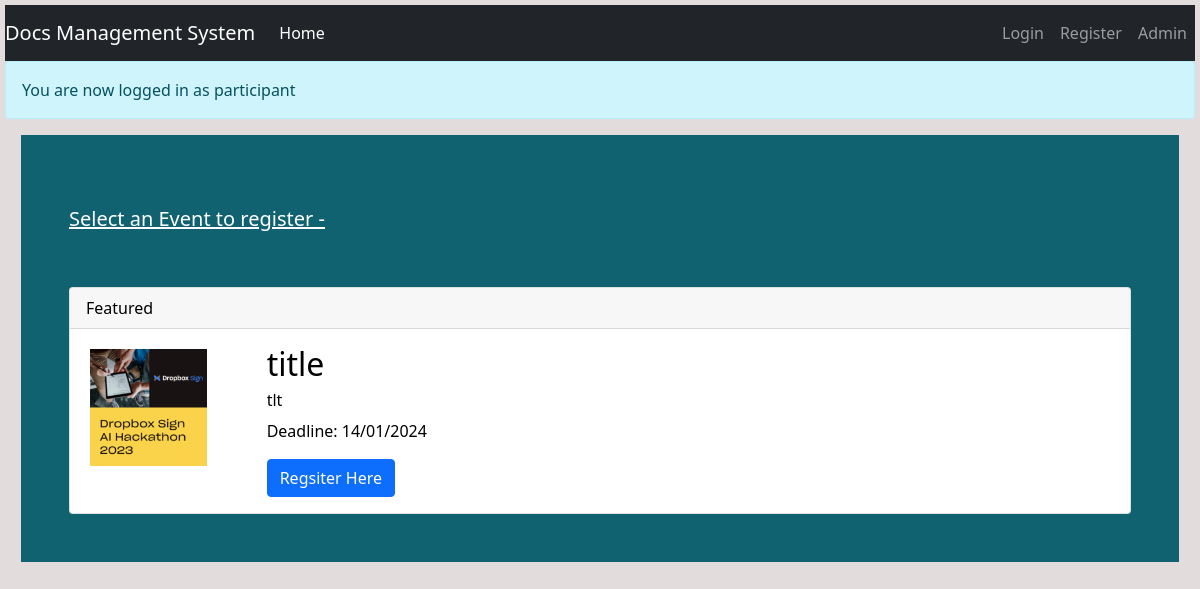
Page /event-page/participant on the earlier database version.
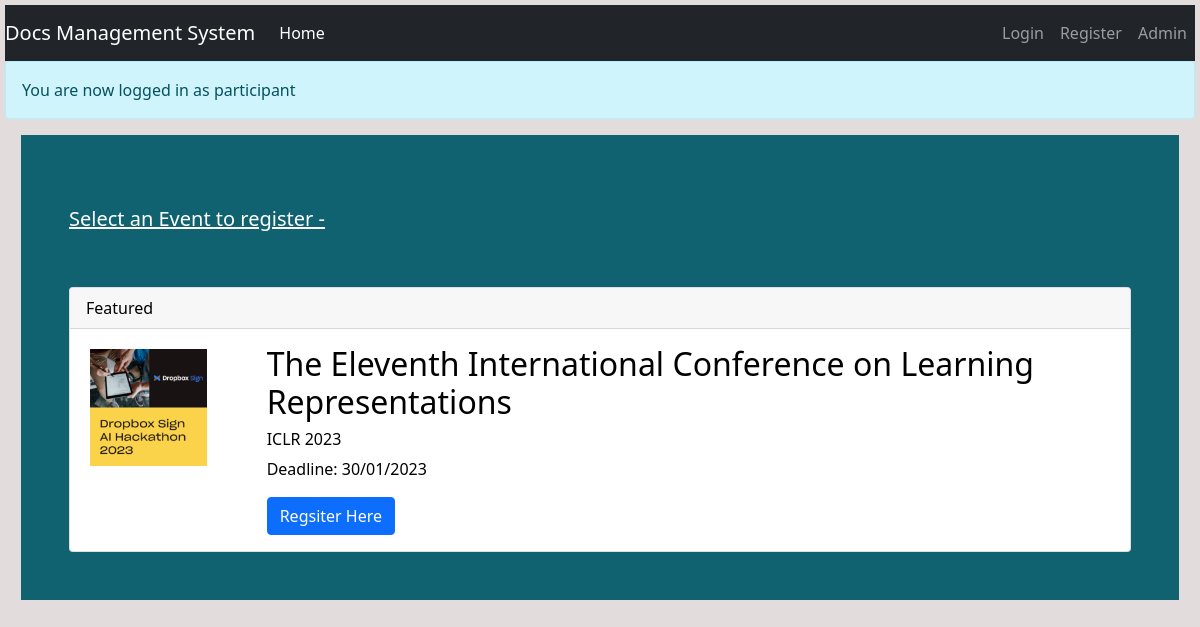
Same page on the later database version.
### Event/models.py (models this page shows)
class Event(db.Model):
    id = db.Column(db.Integer(), primary_key=True, autoincrement = True)
    category = db.Column(db.String(length=30), nullable=False)
    title = db.Column(db.String(length=100), nullable=False, unique=True)
    acronym = db.Column(db.String(length=50), nullable=False, unique=True)
    web_page_url = db.Column(db.String(length=100), nullable=False, unique=True)
    venue = db.Column(db.String(length=30))
    city = db.Column(db.String(length=30), nullable=False)
    country = db.Column(db.String(length=30), nullable=False)
    first_day = db.Column(db.DateTime())
    last_day = db.Column(db.DateTime(), nullable=False)
    primary_area = db.Column(db.String(length=100))
    secondary_area = db.Column(db.String(length=100))
    area_notes = db.Column(db.String(length=200))
    organizer_name = db.Column(db.String(length=30), nullable=False)
    organizer_web_page = db.Column(db.String(length=100))
    phone_no = db.Column(db.String(length=15))
    other_info = db.Column(db.String(length=500))
    is_approved = db.Column(db.Boolean, default=False)

### Event/routes.py (the view)
@app.route('/event-page/<role>')                   #route for redirecting the authenticated users to the main event page.
def event_page(role):
    event_approved = Event.query.filter_by(is_approved=True).all()
    return render_template('event_page.html', event_approved=event_approved, role=role)

### Event/templates/event_page.html (shortened to what this page needs)
{% extends 'base.html' %}
{% block content %}
<body>
    <div id="flash-message" class="alert alert-info" style="display:none"></div>
    <div class="position-relative overflow-hidden p-5 p-md-7 m-md-3 text-center" style="background-color:rgb(16, 98, 112); color:white">
        <br>
        <h5 class="text-left text-decoration-underline">Select an Event to register - </h5>
        <br><br>
        <div class="card text-left" style="color:black">
            <div class="card-header">
                Featured
            </div>
            {% if event_approved %}
                {% for event in event_approved %}
                    <div class="row">
                        <div class="col-md-2">
                            <img src="../static/Images/Dropbox AI hackathon.png" alt="Hackathon Image" class="card-image img-fluid">
                        </div>
                        <div class="col-md-10">
                            <div class="card-body">
                                <h2 class="card-title">{{ event.title }}</h2>
                                <h6 class="card-text">{{ event.acronym }}</h6>
                                <p class="card-text">Deadline: {{ event.last_day.strftime('%d/%m/%Y') }}</p>
                                <a href="{{ url_for('event_registration', event_id=event.id) }}" class="btn btn-primary">Regsiter Here</a>
                            </div>
                        </div>
                    </div>
                {% endfor %}
            {% else %}
                <p>No Event is active.</p>
            {% endif %}
        </div>
    </div>
</body>
{% endblock %}

### Event/templates/base.html (shortened to what this page needs)
<!doctype html>
<html lang="en">
    <head>
        <link rel="stylesheet" type="text/css" href="{{ url_for('static', filename='Styles/styles.css') }}">
        <link rel="stylesheet" href="https://cdn.jsdelivr.net/npm/bootstrap@4.5.3/dist/css/bootstrap.min.css">
        <link rel="stylesheet" href="https://cdn.jsdelivr.net/npm/bootstrap@5.5.0/dist/css/bootstrap.min.css">
        <link href="https://cdn.jsdelivr.net/npm/bootstrap@5.0.2/dist/css/bootstrap.min.css" rel="stylesheet">
    </head>
    <body>
        <nav class="navbar navbar-expand-md navbar-dark bg-dark">
            <a class="navbar-brand" href="#">Docs Management System</a>
            <div class="collapse navbar-collapse" id="navbarNav">
                <ul class="navbar-nav mr-auto">
                    <li class="nav-item active">
                        <a class="nav-link" href="{{ url_for('home_page') }}">Home<span class="sr-only">(current)</span></a>
                    </li>
                </ul>
                {% if current_user.is_authenticated %}
                    <ul class="navbar-nav">
                        {% if current_user.role == 'participant' %}
                            <li class="nav-item">
                                <a class="nav-link" href="{{ url_for('event_page', role=current_user.role) }}">Event Page</a>
                            </li>
                        {% elif current_user.role == 'organizer' %}
                            <li class="nav-item">
                                <a class="nav-link" href="{{ url_for('organizer_page', role=current_user.role) }}">Organizer's Page</a>
                            </li>
                        {% endif %}
                        <li class="nav-item">
                            <a class="nav-link">Welcome, {{ current_user.username}}</a>
                        </li>
                        <li class="nav-item">
                            <a class="nav-link" href="{{ url_for('logout_page') }}">Logout</a>
                        </li>
                    </ul>
                {% else %}
                    <ul class="navbar-nav">
                        <li class="nav-item">
                            <a class="nav-link" href="{{ url_for('login_page') }}">Login</a>
                        </li>
                        <li class="nav-item">
                            <a class="nav-link" href="{{ url_for('register_page') }}">Register</a>
                        </li>
                        <li class="nav-item">
                            <a class="nav-link" href="{{ url_for('admin_login') }}">Admin</a>
                        </li>
                    </ul>
                {% endif %}
            </div>
        </nav>
        {% block content %}
        {% endblock %}
    </body>
</html>

### Event/static/Styles/styles.css (style rules this page uses)
body { margin:2px; padding: 5px; }
.card-image { padding: 20px; display: block; margin: 0; }

### Event/templates/base.html (style rules this page uses)
body { background-color: #e3dcdc; color: black; }
nav.navbar { margin-top: 0; }

Differences in the rows shown:
changed Event: title "title" → "The Eleventh International Conference on Learning Representations"; acronym "tlt" → "ICLR 2023"; last_day "14/01/2024" → "30/01/2023"
